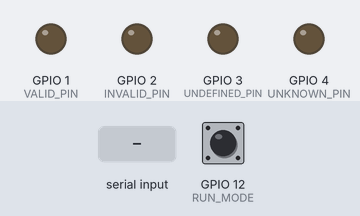
The program below on a simulated ESP32-S2. Parts: output pins drawn as LEDs (lit = HIGH). The inputs (shaded band) are chosen by the test bench; at power-on: GPIO 12 (RUN_MODE) HIGH. What the program prints to the serial monitor is not drawn.

Above: at 3.8 s.
3.9 s: byte 30 received over Serial
At 4.8 s:
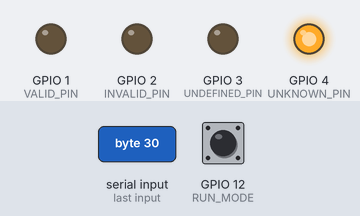
Timing chart, 0 to 6.9 s (numbered marks = the images above; inputs shaded):
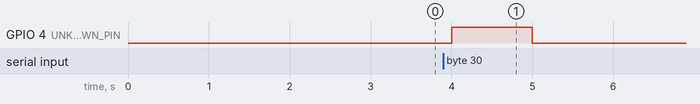

The program:

main.cpp
```cpp
// ----------------------------------------------------------------------------------------------
// Name: Johnathan Trachte
// Project: Attendance App - This is a full stack attendance tracking and management software.
// Purpose: Firmware run on the microcontroller to signal presence of an NFC tag
// ----------------------------------------------------------------------------------------------

#include <Arduino.h>

#define RUN_MODE 12           // Pin whose condition selects whether
                              // presence serial data is sent (for production, no resistor 3v3 -> pin12)
                              // or HTTP data is sent (for testing, resistor 3v3 -> pin12)

#define BRICK_DELAY 1000      // Bricked another microcontroller by not including a delay, provides separation between messages
#define BAUD_RATE   9600      // Baud rate for connection

#define VALID_PIN     1       // Pin to which green LED is connected
#define INVALID_PIN   2       // Pin to which red LED is connected
#define UNDEFINED_PIN 3       // Pin to which blue LED is connected
#define UNKNOWN_PIN   4       // Pin to which yellow LED is connected

#define HTTP_VALID     504849 // 201 Valid request HTTP response code
#define HTTP_INVALID   524848 // 400 Invalid request HTTP response code
#define HTTP_FORBIDDEN 524851 // 403 Forbidden request HTTP response code (invalid credentials, etc.)

#define PRESENCE_PIN 14       // Pin to which presence indicator is connected (wire, photoresistor, TBD)
#define RESP_DELAY 1000       // Miliseconds delay when light is lit

int test;

int response = 0;

void handleResponse(int response);

int bytesToInt(void);

void setup()
{
  pinMode(RUN_MODE, INPUT);
  test = digitalRead(RUN_MODE);

  pinMode(PRESENCE_PIN, INPUT);

  pinMode(VALID_PIN, OUTPUT);
  pinMode(INVALID_PIN, OUTPUT);
  pinMode(UNDEFINED_PIN, OUTPUT);
  pinMode(UNKNOWN_PIN, OUTPUT);

  Serial.begin(BAUD_RATE);
}

void loop()
{
  response = 0;
  delay(BRICK_DELAY);

  if(!test)
  {
    int cardPresent = digitalRead(PRESENCE_PIN);
    Serial.println(cardPresent);
    Serial.flush();
  }

  if(Serial.available())
    response = bytesToInt();

  handleResponse(response);
}

void handleResponse(int response)
{
  switch (response)
  {
  case 0:
    break;

  case HTTP_VALID:
    digitalWrite(VALID_PIN, HIGH);
    delay(RESP_DELAY);
    digitalWrite(VALID_PIN, LOW);
    break;

  case HTTP_INVALID:
    digitalWrite(INVALID_PIN, HIGH);
    delay(RESP_DELAY);
    digitalWrite(INVALID_PIN, LOW);
    break;

  case HTTP_FORBIDDEN:
    digitalWrite(UNDEFINED_PIN, HIGH);
    delay(RESP_DELAY);
    digitalWrite(UNDEFINED_PIN, LOW);
    break;

  default:
    digitalWrite(UNKNOWN_PIN, HIGH);
    delay(RESP_DELAY);
    digitalWrite(UNKNOWN_PIN, LOW);
    break;
  }

  if(test && response != 0)
  {
    Serial.println(response);
  }

  response = 0;
}

int bytesToInt(void)
{
  int output = 0;

  while (Serial.available())
  {
    output *= 100;

    output += Serial.read();
  }

  return output;
}
```

Measured:
- after the input at 3.9 s, GPIO 4 (UNKNOWN_PIN): LOW → HIGH after 0.10 s, → LOW 1.0 s later
